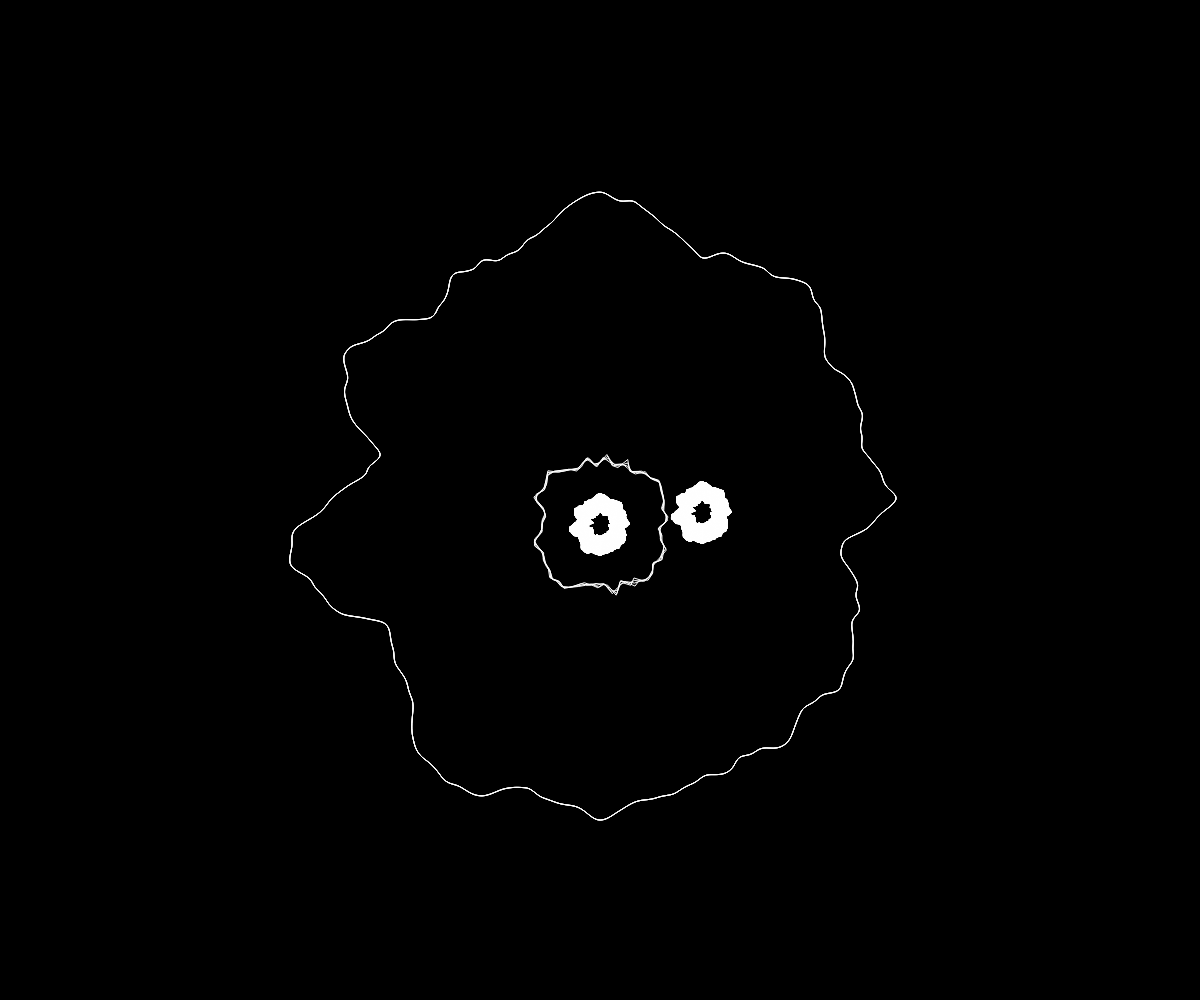
Frame 1 (no input)
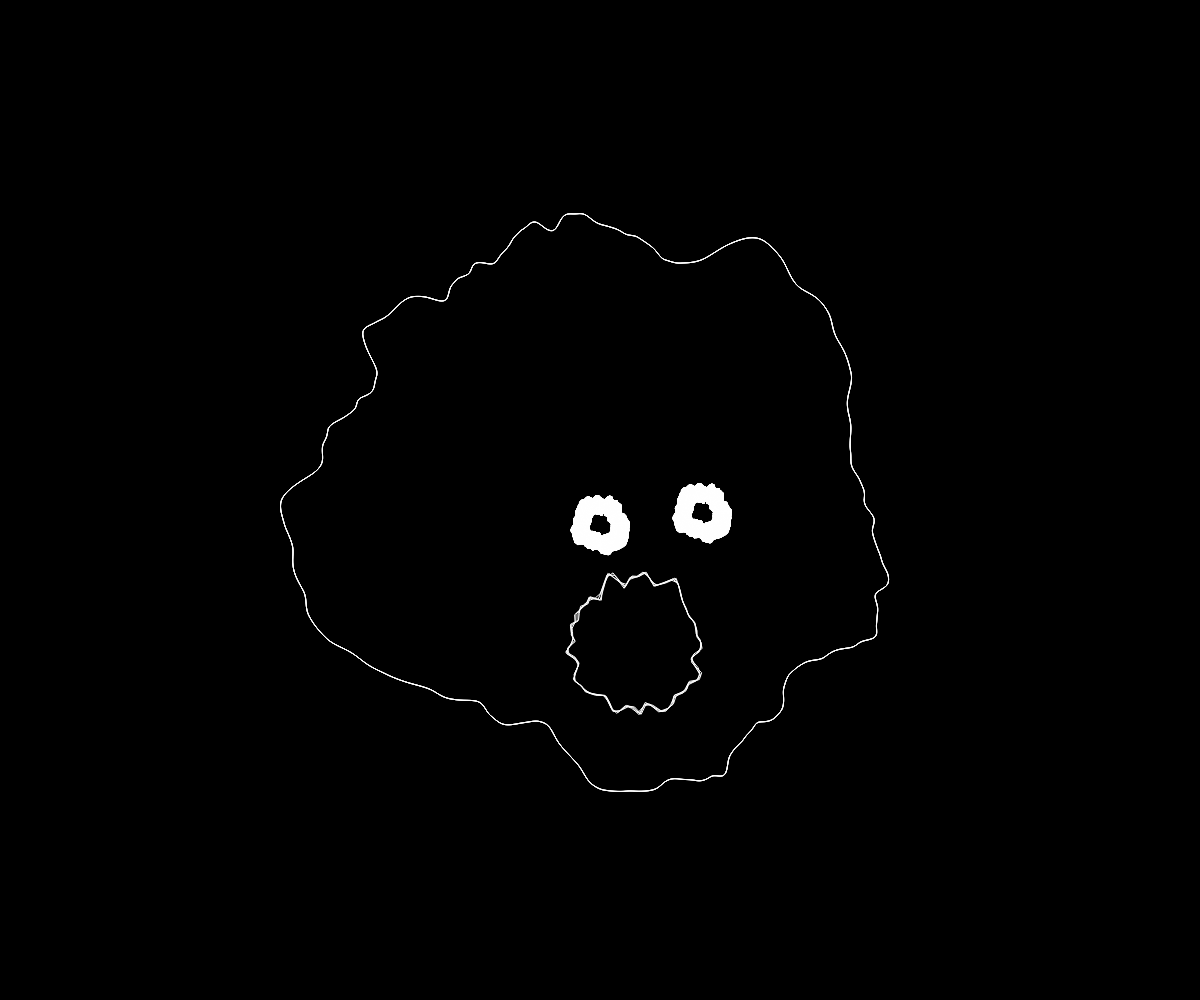
Frame 60 (no input)
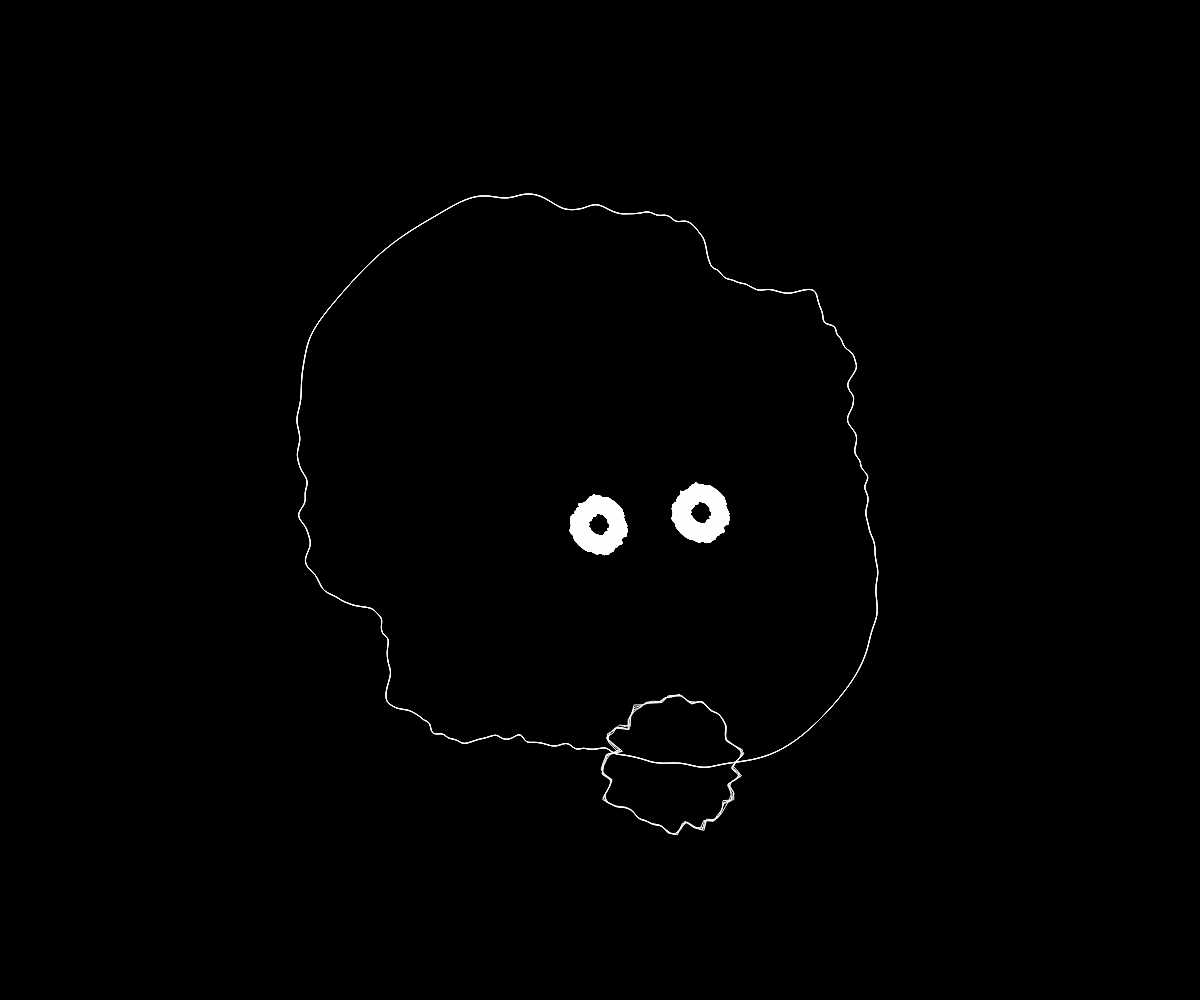
Frame 120 (the mouse pressed at the canvas centre since frame 60)

The p5.js sketch that drew these frames (run headless with seeded random() and noise() and a simulated clock; from frame 60 on, the mouse is pressed at the canvas centre):

// p5.js sketch
// ── sketch.js
let phase = 0;

function setup() {
  createCanvas(windowWidth, windowHeight);
  noFill()
  stroke(255)
}

function draw() {
  translate(width / 2, height / 2)
  background(0);
  head(300)
  eye(30, 102, 12)
  eye(30, -102, 12)
  mouth(70,30,100)
}

function windowResized() {
  resizeCanvas(windowWidth, windowHeight)
}

function head(diameter) {
  beginShape();
  for (let i = 0; i < TWO_PI * 4; i += 0.01) {
    let offsetX = map(cos(i + phase), -1, 1, 0, 4);
    let offsetY = map(sin(i - phase), -1, 1, 0, 5);
    let r = map(noise(offsetX, offsetY), 0, 1, diameter * 0.7, diameter * 1.2);
    let x = r * cos(i);
    let y = r * sin(i);
    vertex(x, y);
  }
  endShape(CLOSE);
  phase += 0.0001
}

function eye(diameter, xPos, yPos) {
  beginShape();
  translate(xPos, yPos)
  for (let i = 0; i < TWO_PI * 4; i += 0.01) {
    let offsetX = map(cos(i - phase), -1, 1, 0, 4);
    let offsetY = map(sin(i + phase), -1, 1, 0, 5);
    let r = map(noise(offsetX, offsetY), 0, 1, diameter * 0.7, diameter * 1.2);
    let x = r * cos(i);
    let y = r * sin(i);
    vertex(x, y);
    let r2 = map(noise(offsetX, offsetY), 0, 1, diameter * 0.2, diameter * 0.5);
    let x2 = r2 * cos(i);
    let y2 = r2 * sin(i);
    vertex(x2, y2);
  }
  endShape(CLOSE);
  phase += 0.01
}


function mouth(diameter, xPos, yPos) {
  let orbiterX = xPos*phase*1;//random(xPos, xPos+2);
  let orbiterY = yPos*phase*1;//random(yPos, yPos+2);
  translate(orbiterX, orbiterY);
  beginShape();
  for (let i = 0; i < TWO_PI * 4; i += 0.1) {
    let offsetX = map(cos(i + phase*3), -1, 1, -10, 4);
    let offsetY = map(sin(i - phase*3), -1, 1, 0, 6);
    let r = map(noise(offsetX, offsetY), 0, 1, diameter * 0.7, diameter * 1.2);
    let x = r * cos(i);
    let y = r * sin(i);
    vertex(x, y);
  }
  endShape(CLOSE);
  phase += 0.0001
}
